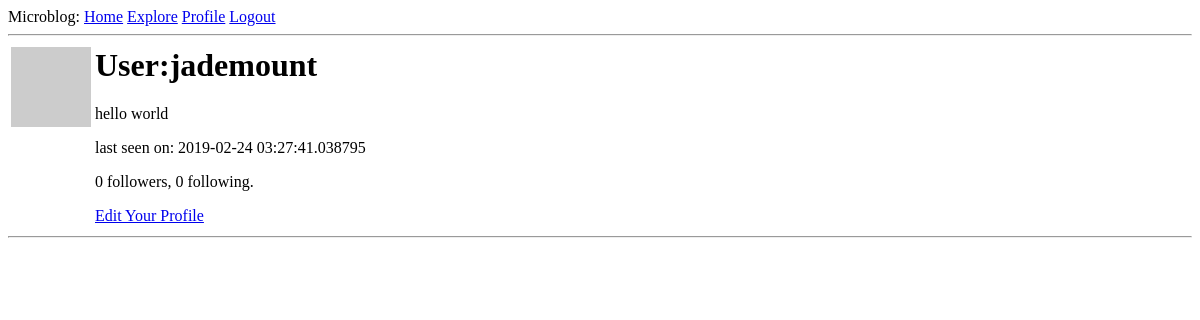
Page /user/jademount (signed in) on the earlier database version.
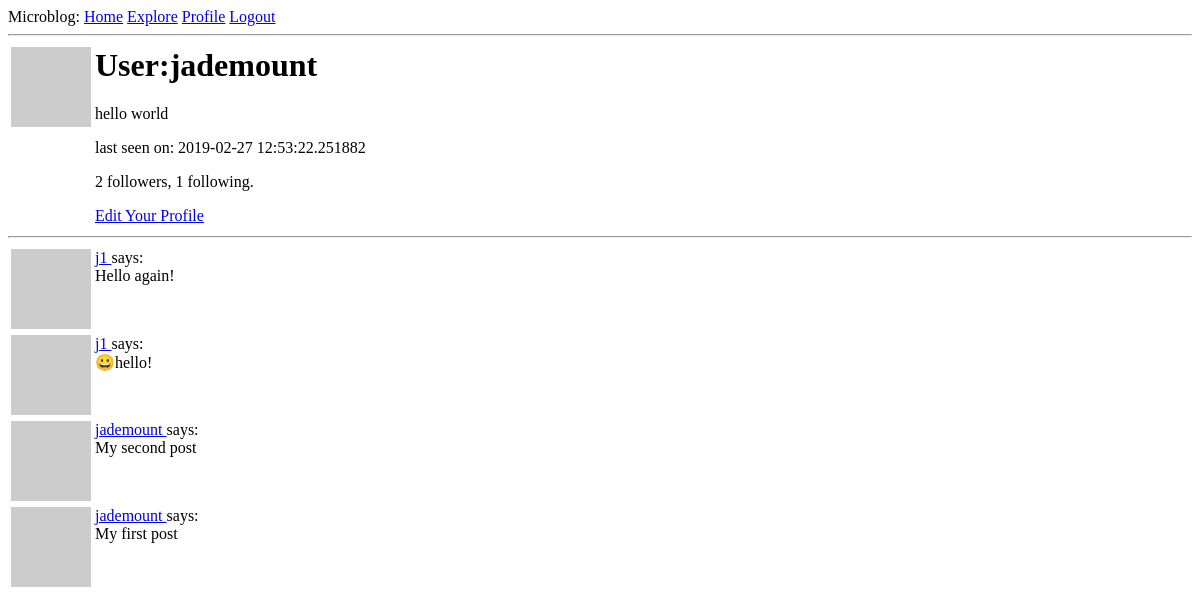
Same page on the later database version.
### app/models.py (models this page shows, shortened)
class User(UserMixin, db.Model):
    id=db.Column(db.Integer,primary_key=True)
    username=db.Column(db.String(64),index=True,unique=True)
    email=db.Column(db.String(120),index=True,unique=True)
    password_hash=db.Column(db.String(128))
    posts = db.relationship('Post', backref='author', lazy='dynamic')
    about_me = db.Column(db.String(140))
    last_seen = db.Column(db.DateTime,default=datetime.utcnow)
    followed=db.relationship('User', secondary=followers, primaryjoin=(followers.c.follower_id == id),secondaryjoin=(followers.c.followed_id == id), backref =db.backref('followers', lazy = 'dynamic'), lazy = 'dynamic')
    def followed_posts(self):
        followed = Post.query.join(followers, (followers.c.followed_id == Post.user_id)).filter(followers.c.follower_id == self.id)
        own = Post.query.filter_by(user_id=self.id)
        return followed.union(own).order_by(Post.timestamp.desc())
    def avatar(self, size):
        digest=md5(self.email.lower().encode('utf-8')).hexdigest()
        return "https://www.gravatar.com/avatar/{}/?d=identicon&s={}".format(digest,size)

class Post(db.Model):
    id = db.Column(db.Integer, primary_key=True)
    body = db.Column(db.String(140))
    timestamp = db.Column(db.DateTime, index=True, default=datetime.utcnow)
    user_id = db.Column(db.Integer, db.ForeignKey('user.id'))

### app/routes.py (the view)
@app.route('/user/<username>')
@login_required
def user(username):
    user=User.query.filter_by(username=username).first_or_404()
    posts=user.followed_posts().all()
    return render_template('user.html', user=user, posts=posts)

### app/models.py (called while the page is built)
@login.user_loader
def load_user(id):
    return User.query.get(int(id))

### app/routes.py (called while the page is built)
@app.before_request
def before_request():
    if current_user.is_authenticated:
        current_user.last_seen=datetime.utcnow()
        db.session.commit()

### app/templates/user.html
{% extends "base.html" %}
{% block content %}
<table><tr valign="top">
<td><img src="{{user.avatar(128)}}"></td>
<td><h1>User:{{user.username}}</h1>
{% if user.about_me %}
<p>{{user.about_me}}</p>
{% endif %}
{% if user.last_seen %}
<p>last seen on: {{user.last_seen}}</p>
{% endif %}
<p>{{user.followers.count()}} followers, {{user.followed.count()}} following.</p>
{% if user==current_user %}
<p><a href="{{url_for('edit_profile')}}">Edit Your Profile</a></p>
{% elif not current_user.is_following(user) %}
<p><a href="{{url_for('follow', username=user.username) }}">Follow</a></p>
{% else %}
<p><a href="{{url_for('unfollow', username=user.username) }}">Unfollow</a></p>
{% endif %}
</td>
</tr></table>
<hr>
{% for post in posts %}
{% include '_post.html' %}
{% endfor %}
{% endblock %}

### app/templates/_post.html
<table>
<tr valign="top">
<td><img
src="{{post.author.avatar(32)}}"></td>
<td>
<a href="{{ url_for('user',username=post.author.username) }}">
{{post.author.username}} </a>
says:<br>{{post.body}}</td>
</tr>
</table>

Differences in the rows shown:
changed User "jademount": last_seen "2019-02-24 03:27:41.038795" → "2019-02-27 12:53:22.251882"
added Post: author.username "j1", body "Hello again!"
added Post: author.username "j1", body "😀hello!"
added Post: author.username "jademount", body "My second post"
added Post: author.username "jademount", body "My first post"
Other differences:
{{ user.followers.count() }}: "0" → "2"
{{ user.followed.count() }}: "0" → "1"
